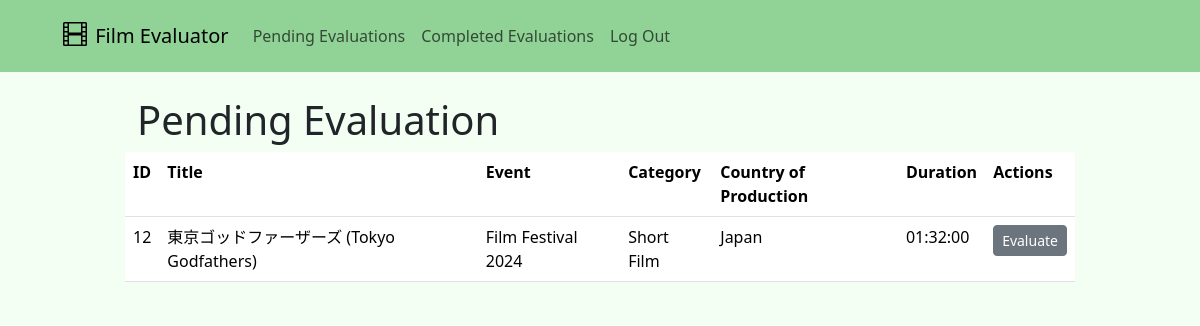
Page /film-evaluator/submissions (signed in) on the committed database.
### tables this page shows
CREATE TABLE 'submissions' ('id' INTEGER PRIMARY KEY AUTOINCREMENT NOT NULL, 'title_original_language' TEXT NOT NULL, 'title_english_language' TEXT NOT NULL, 'event_id' INTEGER NOT NULL, 'category_id' INTEGER NOT NULL, 'synopsis' TEXT NOT NULL, 'country_of_production' TEXT NOT NULL, 'url' TEXT NOT NULL, 'password' TEXT NOT NULL, 'status' TEXT NOT NULL DEFAULT 'Pending', 'duration' NUMERIC NOT NULL, 'submitted_by' TEXT NOT NULL, 'submitted_at' DATETIME NOT NULL DEFAULT CURRENT_TIMESTAMP, 'updated_by' TEXT, 'updated_at' DATETIME, title TEXT GENERATED ALWAYS AS (
    COALESCE(NULLIF(title_original_language, ''),
             NULLIF(title_english_language, ''),
             title_original_language || ' (' || title_english_language || ')'
            )
));

### evaluations/evaluation_routes.py (the view)
@evaluations_bp.route("/submissions", methods=["GET"])
@login_required
def pending_evaluation():
    user_category_ids = [x["category_id"] for x in db.execute("SELECT category_id FROM user_categories WHERE user_id = :id AND is_active = 1", id=session["user_id"])]
    submissions = get_submissions_for_user_categories(user_category_ids)
    submissions_available_for_evaluation = []
    for submission in submissions:
        evaluation = evaluation_by_evaluator_and_submission(session["user_id"], submission["ID"])
        if not evaluation:
            submissions_available_for_evaluation.append(submission)
    return render_template("film-evaluator/pending-evaluation.html", submissions=submissions_available_for_evaluation)

### app.py (called while the page is built)
@app.after_request
def after_request(response):
    response.headers["Cache-Control"] = "no-cache, no-store, must-revalidate"
    response.headers["Expires"] = 0
    response.headers["Pragma"] = "no-cache"
    return response

### helpers.py (called while the page is built)
def login_required(f):
    @wraps(f)
    def decorated_function(*args, **kwargs):
        if session.get("user_id") is None:
            return redirect("/login")
        return f(*args, **kwargs)
    return decorated_function

def evaluation_by_evaluator_and_submission(user_id, submission_id):
    evaluation = db.execute("SELECT evaluation FROM evaluations WHERE user_id = :user_id AND submission_id = :submission_id", user_id=user_id, submission_id=submission_id)
    return ast.literal_eval(evaluation[0]["evaluation"]) if evaluation else None

### templates/film-evaluator/pending-evaluation.html (shortened to what this page needs)
{% extends "film-evaluator/base.html" %}
{% block main %}
<div class="container-sm">
    <div class="row">
        <div class="col"></div>
        <div class="col-10">
            <div class="row">
                <h1>Pending Evaluation</h1>
            </div>
            <div class="row">
                <table class="table">
                    {% if submissions|length == 0 %}
                    <tr>
                        <td>There are no pending submissions for evaluation!</td>
                    </tr>
                    {% else %}
                        {% for submission in submissions %}
                            {% if loop.index == 1 %}
                                <tr>
                                    {% for value in submission %}
                                        <th scope="col">{{ value }}</th>
                                    {% endfor %}
                                        <th scope="col">Actions</th>
                                </tr>
                                <tr>
                                    {% for value in submission %}
                                        <td>{{ submission[value] }}</td>
                                    {% endfor %}
                                    <td>
                                        <form action="{{ url_for('evaluations.create_evaluation') }}" method="get">
                                            <button type="submit" class="btn btn-secondary btn-sm">Evaluate</button>
                                        </form>
                                    </td>
                                </tr>
                            {% endif %}
                        {% endfor %}
                    {% endif %}
                </table>
                </div>
            </div>
        <div class="col"></div>
    </div>
</div>
{% endblock %}

### rows in the picture
submissions: submission "ID" "Title" "Event" "Category" "Country of Production" "Duration", id "12" "東京ゴッドファーザーズ (Tokyo Godfathers)" "Film Festival 2024" "Short Film" "Japan" "01:32:00"

### other values in the picture
{{ name }} "Pending Evaluations" "Completed Evaluations" "Log Out"
